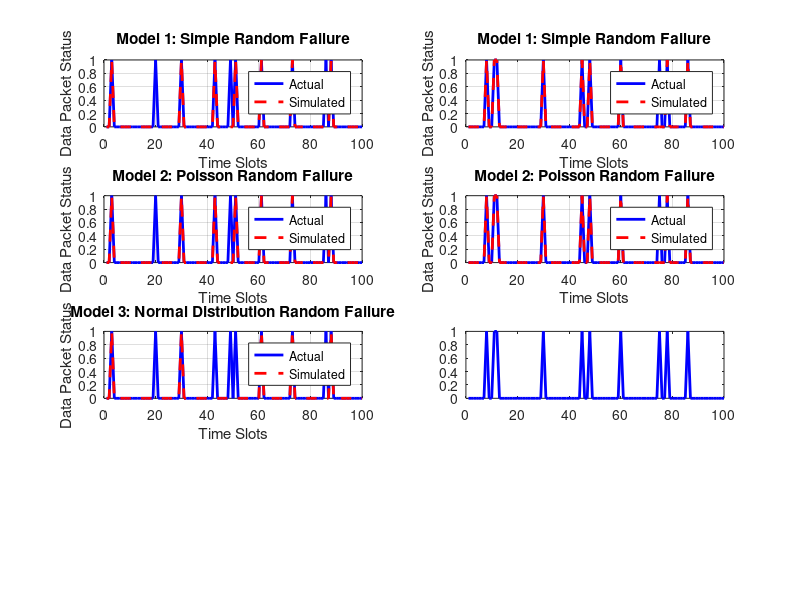

MATLAB code to generate this figure: (Note: this script raises an error after producing the figure.)
% 定义参数  
numSlots = 100; % 总的时隙数量  
dataPacketsCount = 10; % 数据包数量  
successProbability = 0.7; % 随机失败概率 (模型 1)  

% 生成数据包数组 (1表示数据包传输, 0表示没有传输)  
dataPacketsArray1 = zeros(1, numSlots);  
dataPacketsArray2 = zeros(1, numSlots);  

% 在随机位置添加数据包  
dataPacketPositions1 = randperm(numSlots, dataPacketsCount);  
dataPacketPositions2 = randperm(numSlots, dataPacketsCount);  

dataPacketsArray1(dataPacketPositions1) = 1;  
dataPacketsArray2(dataPacketPositions2) = 1;  

% 模型 1：简单随机失败  
failedPackets1 = rand(1, numSlots) > successProbability; % 生成随机失败  
simulatedArray1 = dataPacketsArray1 .* ~failedPackets1; % 计算模拟结果  

failedPackets2 = rand(1, numSlots) > successProbability; % 生成随机失败  
simulatedArray2 = dataPacketsArray2 .* ~failedPackets2; % 计算模拟结果  

% 模型 2：泊松分布  
lambda = 2; % 参数，泊松分布的平均失败数  
failedCount1 = poissrnd(lambda, 1, 1); % 生成一个随机失败数  
if failedCount1 > 0  
    failingSlots1 = randperm(numSlots, failedCount1); % 随机选择失败的时隙  
    simulatedArray1_poisson = simulatedArray1; % 复制数据包状态  
    simulatedArray1_poisson(failingSlots1) = 0; % 标记失败  
else  
    simulatedArray1_poisson = simulatedArray1; % 无失败  
end  

failedCount2 = poissrnd(lambda, 1, 1);  
if failedCount2 > 0  
    failingSlots2 = randperm(numSlots, failedCount2);   
    simulatedArray2_poisson = simulatedArray2;   
    simulatedArray2_poisson(failingSlots2) = 0;  
else  
    simulatedArray2_poisson = simulatedArray2;   
end  

% 模型 3：正态分布  
failureMean = round(0.1 * numSlots); % 预计失败的数量  
failureStdDev = 5; % 标准差  
numFailures = round(normrnd(failureMean, failureStdDev)); % 从正态分布抽取失败个数  
numFailures = max(0, min(numFailures, numSlots)); % 确保失败数量在合理范围  

if numFailures > 0  
    failingSlots3 = randperm(numSlots, numFailures);   
    simulatedArray1_normal = simulatedArray1;   
    simulatedArray1_normal(failingSlots3) = 0;  
else  
    simulatedArray1_normal = simulatedArray1;   
end  

% 模型 4：自相关性失败  
correlatedFailuresProb = 0.3; % 关联性概率  
simulatedArray1_correlation = simulatedArray1;  
for i = 1:numSlots-1  
    if simulatedArray1(i) == 1 && rand < correlatedFailuresProb  
        simulatedArray1_correlation(i+1) = 0; % 连续时隙失败  
    end  
end  

% 绘制结果  
figure;  

subplot(4, 2, 1);  
plot(dataPacketsArray1, 'b-', 'LineWidth', 2); hold on;  
plot(simulatedArray1, 'r--', 'LineWidth', 2);  
title('Model 1: Simple Random Failure');  
xlabel('Time Slots');  
ylabel('Data Packet Status');  
legend('Actual', 'Simulated');  
grid on;  

subplot(4, 2, 2);  
plot(dataPacketsArray2, 'b-', 'LineWidth', 2); hold on;  
plot(simulatedArray2, 'r--', 'LineWidth', 2);  
title('Model 1: Simple Random Failure');  
xlabel('Time Slots');  
ylabel('Data Packet Status');  
legend('Actual', 'Simulated');  
grid on;  

subplot(4, 2, 3);  
plot(dataPacketsArray1, 'b-', 'LineWidth', 2); hold on;  
plot(simulatedArray1_poisson, 'r--', 'LineWidth', 2);  
title('Model 2: Poisson Random Failure');  
xlabel('Time Slots');  
ylabel('Data Packet Status');  
legend('Actual', 'Simulated');  
grid on;  

subplot(4, 2, 4);  
plot(dataPacketsArray2, 'b-', 'LineWidth', 2); hold on;  
plot(simulatedArray2_poisson, 'r--', 'LineWidth', 2);  
title('Model 2: Poisson Random Failure');  
xlabel('Time Slots');  
ylabel('Data Packet Status');  
legend('Actual', 'Simulated');  
grid on;  

subplot(4, 2, 5);  
plot(dataPacketsArray1, 'b-', 'LineWidth', 2); hold on;  
plot(simulatedArray1_normal, 'r--', 'LineWidth', 2);  
title('Model 3: Normal Distribution Random Failure');  
xlabel('Time Slots');  
ylabel('Data Packet Status');  
legend('Actual', 'Simulated');  
grid on;  

subplot(4, 2, 6);  
plot(dataPacketsArray2, 'b-', 'LineWidth', 2); hold on;  
plot(simulatedArray2_normal, 'r--', 'LineWidth', 2);  
title('Model 3: Normal Distribution Random Failure');  
xlabel('Time Slots');  
ylabel('Data Packet Status');  
legend('Actual', 'Simulated');  
grid on;  

subplot(4, 2, 7);  
plot(dataPacketsArray1, 'b-', 'LineWidth', 2); hold on;  
plot(simulatedArray1_correlation, 'r--', 'LineWidth', 2);  
title('Model 4: Correlated Failures');  
xlabel('Time Slots');  
ylabel('Data Packet Status');  
legend('Actual', 'Simulated');  
grid on;  

% 画出数据包 2 的关联性失败情况  
subplot(4, 2, 8);  
plot(dataPacketsArray2, 'b-', 'LineWidth', 2); hold on;  
title('Model 4: Correlated Failures');  
xlabel('Time Slots');  
ylabel('Data Packet Status');  
legend('Actual', 'Simulated');  
grid on;